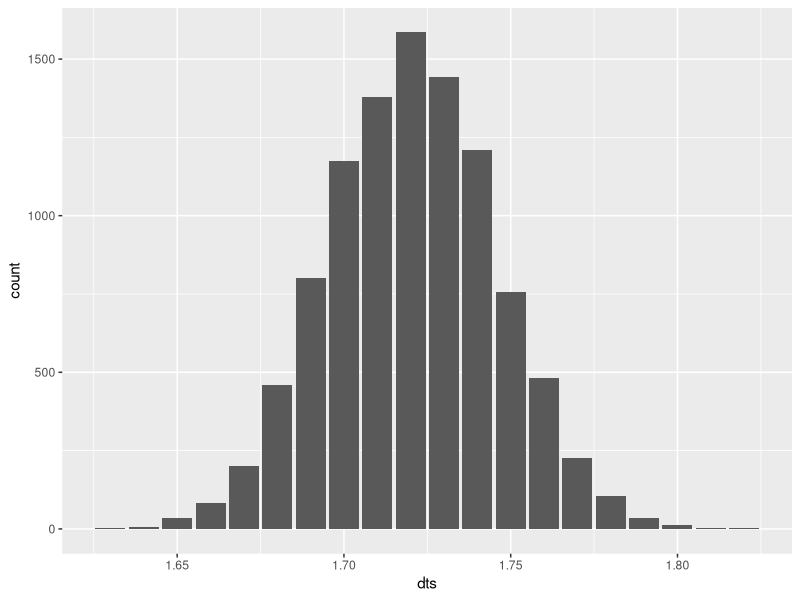

The R script that drew this image:

library(gtools)
library(png)
library(grid)
library(ggplot2)
y <- 8
subsets <- permutations(n= 2, r= y, v= c(1,0), repeats.allowed = TRUE)

duración <- function(x) {
  n <- length(x)
  corridas <- numeric(1)
  dias <- numeric(1)
  dur <- numeric(1)
  k <- 1
  if (all(x[1:n]==0)) {
    dur <- 0
  } else {
    
    for (j in 1:n) {
      for (i in 1:(n-k+1)) {
        if (all(x[i:(i+k-1)]==1)) 
        {dias <- dias+k
        corridas <- corridas+1
        } else {}
      }
      k <- k+1
    }
    dur <- dias/corridas
  }  
  return(dur)
}

corridas <- function(x) {
  n <- length(x)
  runs <- vector(mode = "numeric", length = y)
  k <- 1
  for (i in 1:n){
  for (i in 1:(n-k+1)) {
    if (all(x[i:(i+k-1)]==1)) runs[k] <- runs[k] + 1
  }
  k <- k+1
  }
  return(runs)
}


totalruns <- function(a) {
  total <- vector(mode = "numeric", length = y)
  i <- 1
  for (i in 1:nrow(a)) {
    total <- total + corridas(c(a[i, 1:y]))
  }
  return(total)
}
cada_corrida <- totalruns(subsets)
sum(cada_corrida)

corridas_total <- function(z) {
  total <- NULL
  i <- 1
  for (i in 1:length(z)) {
    total <- c(total, rep(i,z[i]))
  }
  return(total)
}

corridas_total(cada_corrida)
mean(corridas_total(cada_corrida))
mean(sample(corridas_total(cada_corrida), replace = TRUE))

simulacion <- function(n) {
  btrp <- vector(length = length(n))
  for (i in 1:n) {
  btrp[i] <- mean(sample(corridas_total(cada_corrida), replace = TRUE))
  }
  return(btrp)
}

dts <- round(simulacion(10000), digits = 2)

data <- as.data.frame(dts, rep("duración",10000))
ggplot(data, aes(x = dts)) +
geom_bar()  

result <- vector()
for(i in 1:10000) {
  result <- c(result, duración(sample(c(1,0), 30, replace = TRUE)))
}
mean(result)
